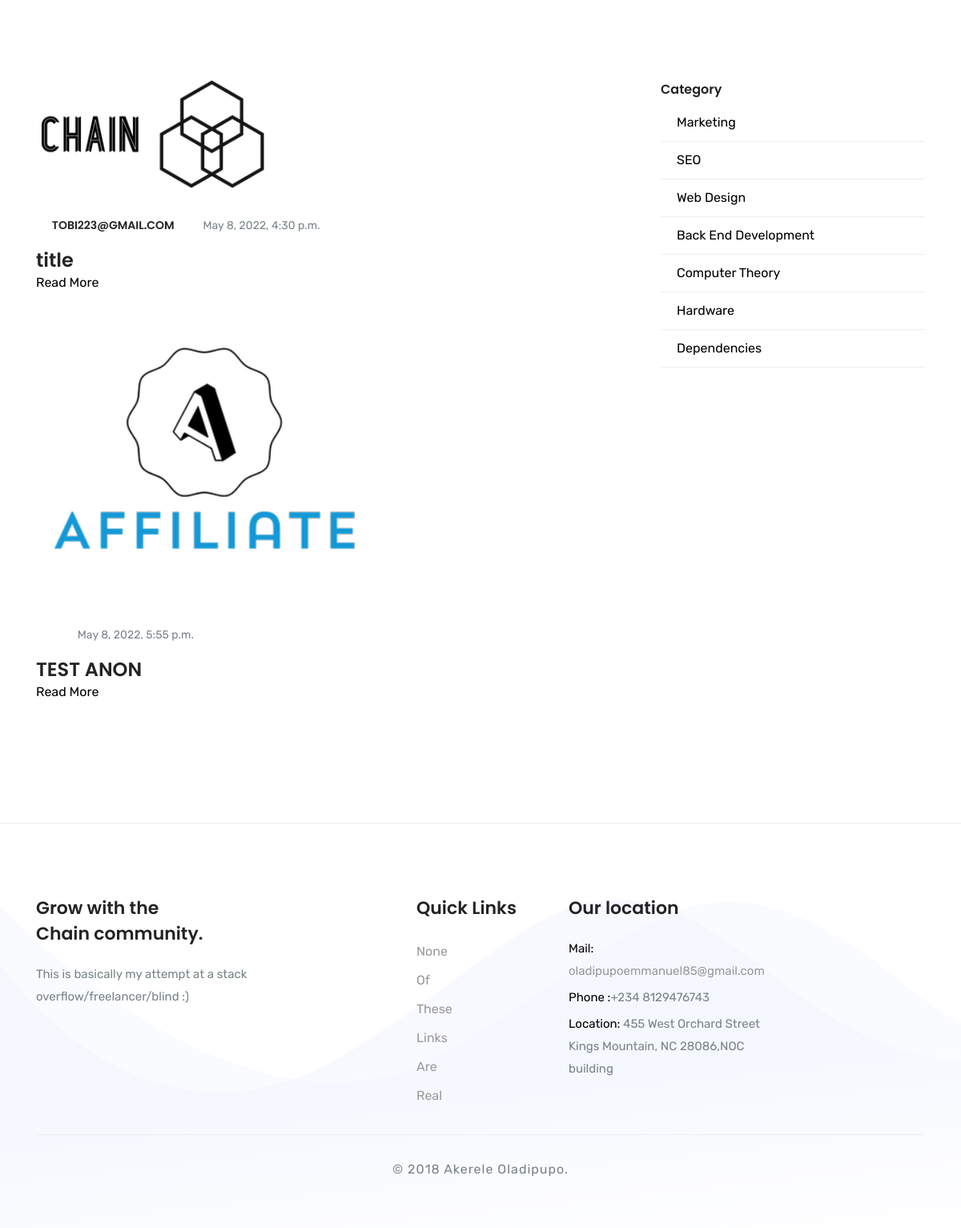
Screenshot of /community/blog/ with the database file from the repository.
### community/models.py (models this page shows)
class Blogpost(models.Model):
    poster = models.ForeignKey(User, on_delete=models.CASCADE, null=True)
    title = models.CharField(max_length=35,default='title')
    post = models.CharField(max_length=500)
    category = models.CharField(max_length=35,default='hardware')
    uploaded = models.DateTimeField(default='2022-05-08 17:55:54.349667', blank=True)
    image = models.ImageField(upload_to='images/', default='static/accounts/images/chain.png', null=True)
    type = models.CharField(max_length=10,default='public')

### community/views.py (the view)
# urls.py: path('blog/', views.blogpage,name='blog'),
@cache_page(60 * 5)
def blogpage(request):
    blogposts = Blogpost.objects.filter(type='public')
    return render(request,'blog.html',{'blogposts':blogposts})

### templates/blog.html (shortened to what this page needs)
{% load static%}
<html lang="zxx">
<head>
    <link rel="stylesheet" href="{% static 'community/plugins/bootstrap/css/bootstrap.css'%}">
    <link rel="stylesheet" href="{% static 'community/plugins/fontawesome/css/all.css'%}">
    <link rel="stylesheet" href="{% static 'community/plugins/animate-css/animate.css'%}">
    <link rel="stylesheet" href="{% static 'community/plugins/icofont/icofont.css'%}">
    <link rel="stylesheet" href="{% static 'community/css/style.css'%}">
</head>
<body data-spy="scroll" data-target=".fixed-top">
<nav class="navbar navbar-expand-lg fixed-top trans-navigation">
        <div class="container">
            <a class="navbar-brand" href="{% url 'home'%}">
                <span class="ms-2 d-none d-sm-block fw-bold">Chain</span>
            </a>
            <div class="collapse navbar-collapse justify-content-end" id="mainNav">
                <ul class="navbar-nav ">
                    <li class="nav-item">
                        <a class="nav-link smoth-scroll" href="{% url 'blog'%}">Blog</a>
                    </li>
                    <li class="nav-item">
                        <a class="nav-link smoth-scroll" href="{% url 'anon'%}">Anon</a>
                    </li>
                    <li class="nav-item">
                        <a class="nav-link smoth-scroll" href="{% url 'postquestion'%}">Ask a question</a>
                    </li>
                    {% if request.user.bio.role == 'client' %}
                    <li class="nav-item">
                        <a class="nav-link smoth-scroll" href="{% url 'clientdashboard'%}">Dashboard</a>
                    </li>
                    {% else %}
                    <li class="nav-item">
                        <a class="nav-link smoth-scroll" href="{% url 'dashboard'%}">Dashboard</a>
                    </li>
                    {% endif %}
                </ul>
            </div>
        </div>
    </nav>
<section class="section blog-wrap ">
    <div class="container">
        <div class="row">
            <div class="col-lg-8">
                    <div class="row">
                        {% for blog in blogposts %}
                        <div class="col-lg-12">
                            <div class="blog-post">
                                <img src="{{blog.image.url}}" alt="" class="img-fluid">
                                <div class="mt-4 mb-3 d-flex">
                                    <div class="post-author mr-3">
                                        <i class="fa fa-user"></i>
                                        <span class="h6 text-uppercase">{{blog.poster.username}}</span>
                                    </div>
                                    <div class="post-info">
                                        <i class="fa fa-calendar-check"></i>
                                        <span>{{blog.uploaded}}</span>
                                    </div>
                                </div>
                                <a href="" class="h4 ">{{blog.title}}</a>
                                <br>
                                <a href="{% url 'blogpost' blog.id %}" class="read-more">Read More <i class="fa fa-angle-right"></i></a>
                            </div>
                        </div>
                        {% endfor %}
                    </div>
            </div>
            <div class="col-lg-4">
                                    <div class="row">
                        <div class="col-lg-12">
                            <div class="sidebar-widget category">
                                <h5 class="mb-3">Category</h5>
                                <ul class="list-styled">
                                    <a href="{%url 'filter' 'marketing' %}"><li>Marketing</li></a>
                                    <a href="{%url 'filter' 'SEO' %}"><li>SEO</li></a>
                                    <a href="{%url 'filter' 'web design' %}"><li>Web Design</li></a>
                                    <a href="{%url 'filter' 'backend' %}"><li>back end development</li></a>
                                    <a href="{%url 'filter' 'computer theory' %}"><li>Computer theory</li></a>
                                    <a href="{%url 'filter' 'hardware' %}"><li>hardware</li></a>
                                    <a href="{%url 'filter' 'dependencies' %}"><li>dependencies</li></a>
                                </ul>
                            </div>
                        </div>
                    </div>
                </div>
            </div>
        </div>
</section>
<section id="footer" class="section-padding">
    <div class="container">
        <div class="row">
            <div class="col-lg-5 col-sm-8 col-md-8">
                <div class="footer-widget footer-link">
                     <h4>Grow with the <br> Chain community.</h4>
                    <p>This is basically my attempt at a stack overflow/freelancer/blind :)</p>
                </div>
            </div>
            <div class="col-lg-2 col-sm-6 col-md-6">
                <div class="footer-widget footer-link">
                    <h4>Quick Links</h4>
                    <ul>
                        <li><a href="#">None</a></li>
                        <li><a href="#">Of</a></li>
                        <li><a href="#">These</a></li>
                        <li><a href="#">Links</a></li>
                        <li><a href="#">Are</a></li>
                        <li><a href="#">Real</a></li>
                    </ul>
                </div>
            </div>
            <div class="col-lg-3 col-sm-6 col-md-6">
                <div class="footer-widget footer-text">
                    <h4>Our location</h4>
                    <p ><span>Mail:</span><a href="mailto:oladipupoemmanuel85@gmail.com"> oladipupoemmanuel85@gmail.com</a></p>
                    <p><span>Phone :</span>+234 8129476743</p>
                    <p><span>Location:</span> 455 West Orchard Street Kings Mountain, NC 28086,NOC building</p>
                </div>
            </div>
        </div>
        <div class="row">
            <div class="col-lg-12 text-center">
                <div class="footer-copy">
                    © 2018 Akerele Oladipupo.
                </div>
            </div>
        </div>
    </div>
</section>
  </body>
  </html>

### static/community/css/style.css (style rules this page uses)
body { font-size: 16px; font-weight: 400; line-height: 26px; font-family: "Rubik", sans-serif; color: #788487; position: relative; }
p { line-height: 28px; font-size: 15px; }
html { overflow-x: hidden !important; width: 100%; height: 100%; position: relative; -webkit-font-smoothing: antialiased; text-rendering: optimizeLegibility; }
body { border: 0; margin: 0; padding: 0; }
h1, .h1, h2, .h2, h3, .h3, h4, .h4, h5, .h5, h6, .h6 { font-family: "Poppins", sans-serif; font-weight: 600; margin-bottom: 0px; color: #232323; }
a { text-decoration: none; transition: all 0.2s; color: #000; }
img { max-width: 100%; }
ul, li { margin: 0; padding: 0; list-style: none; }
h4 { font-size: 22px; line-height: 32px; }
h5 { font-size: 16px; line-height: 24px; }
.section-padding { padding: 90px 0px; }
.section { padding: 100px 0px; }
.site-navigation, .trans-navigation { padding: 20px 0px; }
.site-navigation .navbar-nav a, .trans-navigation .navbar-nav a { text-transform: uppercase; }
.navbar-expand-lg.trans-navigation .navbar-nav .nav-link, .navbar-expand-lg.site-navigation .navbar-nav .nav-link { padding: 0px 24px; }
.navbar-expand-lg.trans-navigation .navbar-nav .nav-link:last-child, .navbar-expand-lg.site-navigation .navbar-nav .nav-link:last-child { padding-right: 0px; }
.site-navigation, .trans-navigation { transition: all .5s ease 0s; }
.navbar-brand { padding-top: 0px; margin-right: 60px; font-weight: 700; text-transform: capitalize; color: #fff; }
.navbar-brand span { font-weight: 400; }
.navbar-expand-lg.trans-navigation .navbar-nav .nav-link { color: #fff; }
.trans-navigation { background: transparent; }
.blog-post { margin-bottom: 50px; }
.blog-post img { border-radius: 5px; }
.blog-post .post-author i, .blog-post .post-info i { margin-right: 5px; font-size: 14px; }
.blog-post .post-author span, .blog-post .post-info span { font-size: 14px; }
.sidebar-widget { margin-bottom: 40px; padding-left: 20px; }
.category ul li { margin-bottom: 10px; text-transform: capitalize; position: relative; padding-left: 20px; border-bottom: 1px solid #eee; padding-bottom: 10px; }
.category ul li:before { position: absolute; content: "\f105"; left: 0px; top: 0px; font-family: "Font Awesome 5 Free"; color: #635CDB; font-weight: 900; }
#footer { padding-bottom: 60px; position: relative; background: url("../images/bg/2.png"); border-top: 1px solid #eee; }
.footer-widget ul li { padding: 5px 0px; }
.footer-widget p { margin-bottom: 5px; }
.footer-widget h4 { margin-bottom: 20px; }
.footer-copy { letter-spacing: 1px; padding-top: 30px; margin-top: 30px; border-top: 1px solid #eee; }
.footer-text p span { color: #000; }
.footer-widget a { color: #999; }

### rows the page displays
Blogpost: image (picture), poster.username "TOBI223@GMAIL.COM", uploaded "May 8, 2022, 4:30 p.m.", title "title"
Blogpost: image (picture), uploaded "May 8, 2022, 5:55 p.m.", title "TEST ANON"
